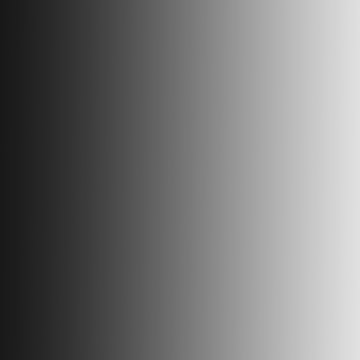
#> input picture gradient.jpg, 360 x 360 px
$ python thresholding.py
#> lines starting #> are read from the running program, lines starting #| are printed output that depends on the picture; after the words box and inside, x2 and y2 are one past the last pixel; in counts of white or black regions, pixels touching at a corner belong together
import cv2
import numpy as np
from matplotlib import pyplot as plt
img =cv2.imread('gradient.jpg',0)
#> img is the input picture: shape (360, 360); min 24, max 225, mean 118
_,th1=cv2.threshold(img,50,255,cv2.THRESH_BINARY)
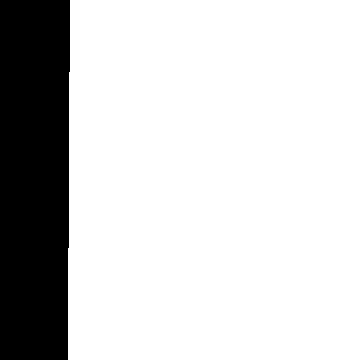
#> th1: shape (360, 360); 80.9% white; 1 black region, box (x1, y1, x2, y2) and area: (0, 0, 70, 360) 24800
_,th2=cv2.threshold(img,200,255,cv2.THRESH_BINARY_INV)
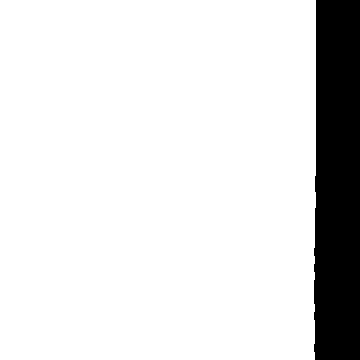
#> th2: shape (360, 360); 87.6% white; 1 black region, box (x1, y1, x2, y2) and area: (314, 0, 360, 360) 16064
_,th3=cv2.threshold(img,100,255,cv2.THRESH_TRUNC)
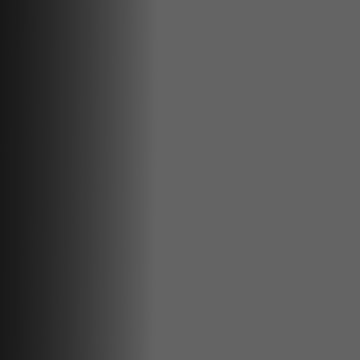
#> th3: shape (360, 360); min 24, max 100, mean 81.5
_,th4=cv2.threshold(img,100,255,cv2.THRESH_TOZERO)
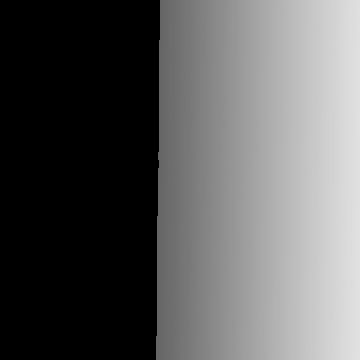
#> th4: shape (360, 360); min 0, max 225, mean 92.6

# using matplotlib
titles=['Original Image','BINARY','BINARY_INV','TRUNC','TOZERO']
images=[img,th1,th2,th3,th4]
for i in range(5):
    plt.subplot(2,3,i+1)
    plt.imshow(images[i],'gray')
    plt.title(titles[i])
    plt.xticks([]),plt.yticks([])
plt.show()
# [10 lines of commented-out code are left out]

$ run again, with messi.jpg copied over gradient.jpg
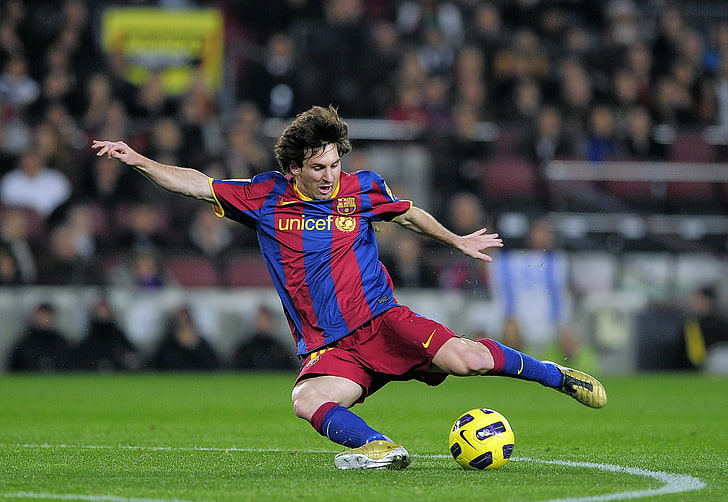
#> input picture messi.jpg, 728 x 502 px
#> `_,th1=cv2.threshold(img,50,255,cv2.THRESH_BINARY)`:
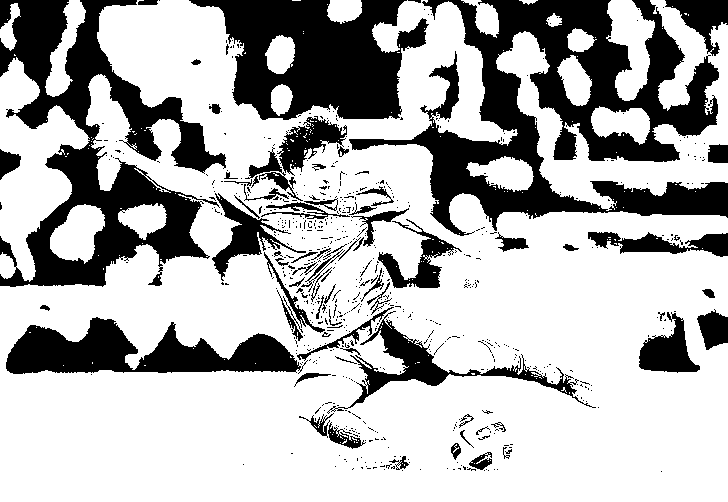
#> th1: shape (502, 728); 70.3% white; 662 black regions (588 under 20 px), largest, box (x1, y1, x2, y2) and area: (349, 0, 728, 236) 33206, (0, 0, 226, 287) 24490, (189, 0, 429, 120) 17081
#> th2: shape (502, 728); 98.9% white; 375 black regions (342 under 20 px), largest, box (x1, y1, x2, y2) and area: (451, 409, 514, 461) 1369, (335, 446, 408, 462) 252, (323, 376, 361, 391) 182
#> `_,th4=cv2.threshold(img,100,255,cv2.THRESH_TOZERO)`:
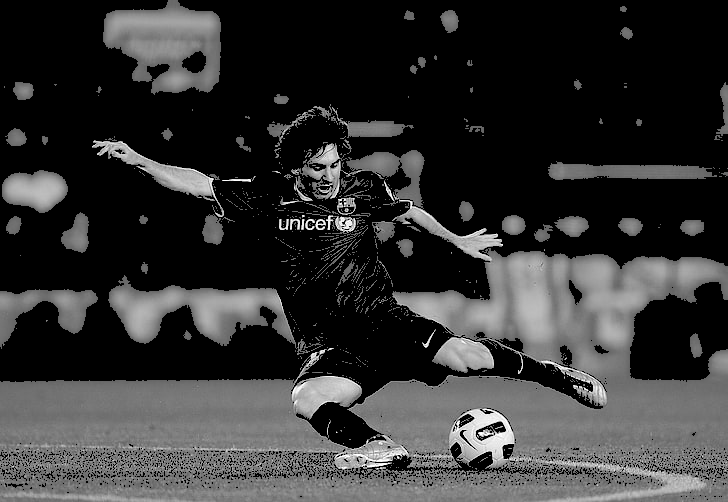
#> th4: shape (502, 728); min 0, max 255, mean 52.3
